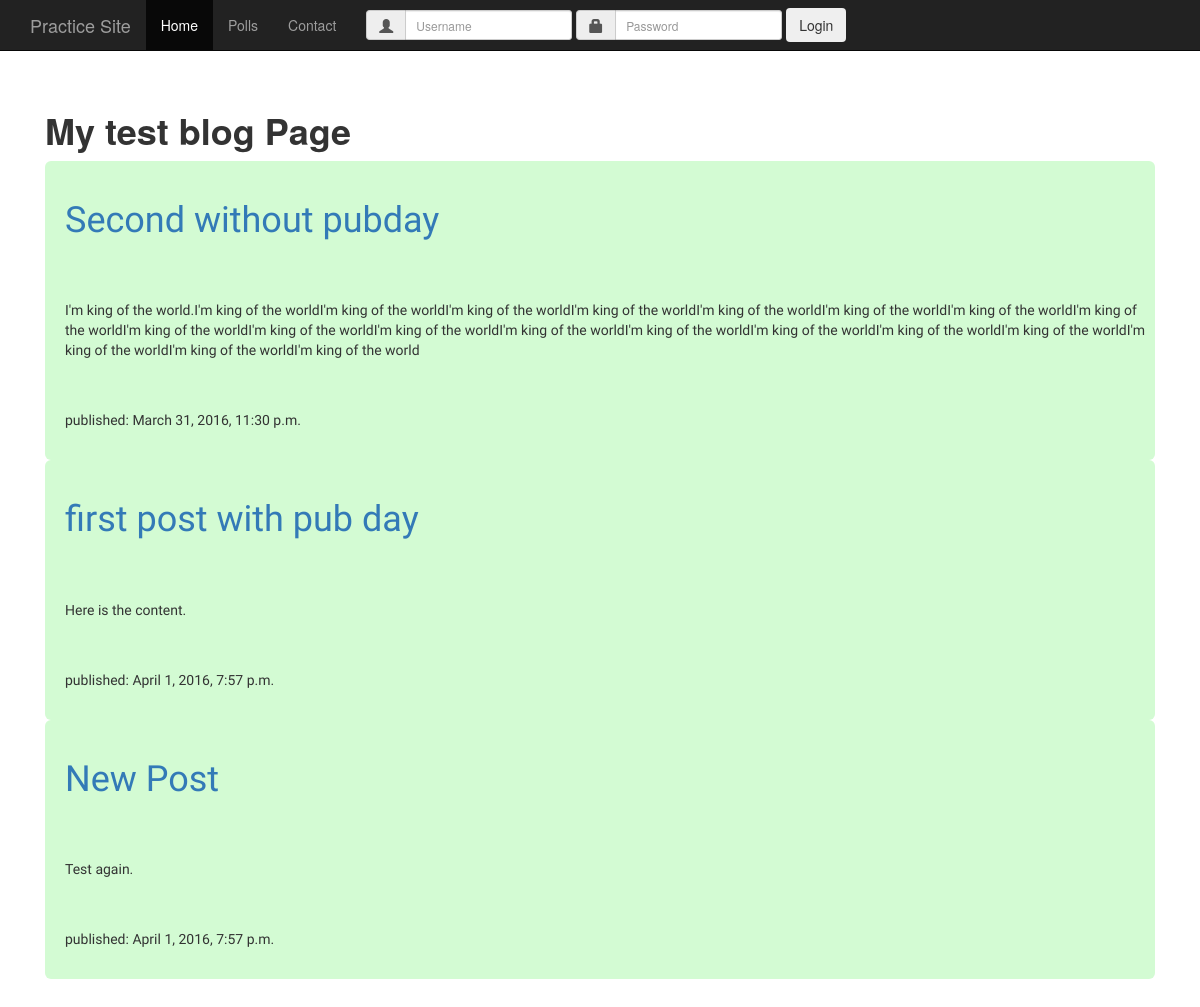
The page / on the database its author committed.
### blogs/models.py (models this page shows, shortened)
class Post(models.Model):
    author = models.ForeignKey('auth.User')
    title = models.CharField(max_length=100)
    text = models.TextField()
    created_date = models.DateTimeField(
            default=timezone.now)
    published_date = models.DateTimeField(
            blank=True, null=True)

### blogs/views.py (the view)
# urls.py: url(r'^$', views.post_list, name='post_list'),
def post_list(request):
    posts = Post.objects.filter(published_date__lte=timezone.now()).order_by('published_date')
    return render(request, 'blogs/post_list.html', {'posts': posts})

### templates/blogs/post_list.html (shortened to what this page needs)
<!DOCTYPE html>
<html lang="en">
<head>
    <link rel="stylesheet" href="../static/css/starter-template.css" >
    <link rel="stylesheet" href="../static/css/bootstrap.css">
</head>
<body>
    <nav class="navbar navbar-inverse navbar-fixed-top">
      <div class="container">
        <div class="navbar-header">
          <a class="navbar-brand" href="/">Practice Site</a>
        </div>
        <div id="navbar" class="collapse navbar-collapse">
          <ul class="nav navbar-nav">
            <li class="active"><a href="/">Home</a></li>
            <li><a href="/polls">Polls</a></li>
            <li><a href="#contact">Contact</a></li>
          </ul>
            <form class="navbar-form navbar-left" role="form">
                <div class="input-group">
                    <span class="input-group-addon">
                        <span class="glyphicon glyphicon-user"></span>
                    </span>
                    <input type="text" class="form-control input-sm" placeholder="Username"/>
                </div>
                <div class="input-group">
                    <span class="input-group-addon">
                    <span class="glyphicon glyphicon-lock"></span>
                    </span>
                    <input type="password" class="form-control input-sm" placeholder="Password">
                </div>
                <button type="submit" class="btn btn-succes">Login</button>
            </form>
        </div>
      </div>
    </nav>
    <div class="container">
      <div class="starter-template">
        <h1><strong>My test blog Page</strong></h1>
            {% for post in posts %}
        <div class="postcontent">
        <h1><a href="{% url 'post_detail' pk=post.pk %}">{{ post.title }}</a></h1>
        <p>{{ post.text|linebreaks }}</p>
        <p class="pubdate">published: {{ post.published_date }}</p>
        </div>
            {% endfor %}
      </div>
    </div>
</body>
</html>

### blogs/static/css/starter-template.css (style rules this page uses)
body { padding-top: 50px; background-color: #2aabd2; }
.starter-template { padding: 40px 15px; text-align: left; }
h1 { font-family:"Arial Black"; }
div div .postcontent { background-color: #D3FBD3; border-radius: 6px; padding-top: 20px; padding-bottom: 20px; font-family: 'Oswald', sans-serif; text-align: left; }
.postcontent { padding-left: 20px; ; }
.pubdate { padding-top: 10px;; }
p { padding-top: 20px; }

### rows shown on the page
Post: title "Second without pubday", text "I'm king of the world.I'm king of the worldI'm king of the worldI'm king of the worldI'm king of the worldI'm king of the worldI'm king of the worldI'm king of the worldI'm king of the worldI'm king of the worldI'm king of the worldI'm king of the worldI'm king of the worldI'm king of the worldI'm king of the worldI'm king of the worldI'm king of the worldI'm king of the worldI'm king of the worldI'm king of the world", published_date "March 31, 2016, 11:30 p.m."
Post: title "first post with pub day", text "Here is the content.", published_date "April 1, 2016, 7:57 p.m."
Post: title "New Post", text "Test again.", published_date "April 1, 2016, 7:57 p.m."
